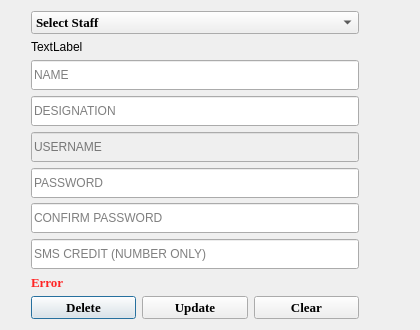
<?xml version="1.0" encoding="UTF-8"?>
<ui version="4.0">
 <class>dialogModifyStaff</class>
 <widget class="QDialog" name="dialogModifyStaff">
  <property name="windowModality">
   <enum>Qt::WindowModal</enum>
  </property>
  <property name="geometry">
   <rect>
    <x>0</x>
    <y>0</y>
    <width>420</width>
    <height>330</height>
   </rect>
  </property>
  <property name="minimumSize">
   <size>
    <width>420</width>
    <height>330</height>
   </size>
  </property>
  <property name="maximumSize">
   <size>
    <width>420</width>
    <height>330</height>
   </size>
  </property>
  <property name="windowTitle">
   <string>MODIFY STAFF</string>
  </property>
  <property name="windowIcon">
   <iconset resource="custom.qrc">
    <normaloff>:/icons/images/icons/edit_staff.png</normaloff>:/icons/images/icons/edit_staff.png</iconset>
  </property>
  <property name="styleSheet">
   <string notr="true"/>
  </property>
  <layout class="QHBoxLayout" name="horizontalLayout">
   <item>
    <layout class="QVBoxLayout" name="verticalLayout_2">
     <property name="leftMargin">
      <number>20</number>
     </property>
     <property name="rightMargin">
      <number>50</number>
     </property>
     <item>
      <widget class="QComboBox" name="comboBoxAllStaffUsername">
       <property name="font">
        <font>
         <family>Times New Roman</family>
         <pointsize>10</pointsize>
         <weight>75</weight>
         <bold>true</bold>
        </font>
       </property>
       <item>
        <property name="text">
         <string>Select Staff</string>
        </property>
       </item>
      </widget>
     </item>
     <item>
      <widget class="QLabel" name="labelDbId">
       <property name="text">
        <string>TextLabel</string>
       </property>
      </widget>
     </item>
     <item>
      <widget class="QLineEdit" name="lineEditName">
       <property name="minimumSize">
        <size>
         <width>0</width>
         <height>30</height>
        </size>
       </property>
       <property name="whatsThis">
        <string>First Name</string>
       </property>
       <property name="autoFillBackground">
        <bool>false</bool>
       </property>
       <property name="maxLength">
        <number>20</number>
       </property>
       <property name="placeholderText">
        <string>NAME</string>
       </property>
      </widget>
     </item>
     <item>
      <widget class="QLineEdit" name="lineEditDesignation">
       <property name="minimumSize">
        <size>
         <width>0</width>
         <height>30</height>
        </size>
       </property>
       <property name="placeholderText">
        <string>DESIGNATION</string>
       </property>
      </widget>
     </item>
     <item>
      <widget class="QLineEdit" name="lineEditUsername">
       <property name="enabled">
        <bool>false</bool>
       </property>
       <property name="minimumSize">
        <size>
         <width>0</width>
         <height>30</height>
        </size>
       </property>
       <property name="maxLength">
        <number>20</number>
       </property>
       <property name="placeholderText">
        <string>USERNAME</string>
       </property>
      </widget>
     </item>
     <item>
      <widget class="QLineEdit" name="lineEditPassword1">
       <property name="minimumSize">
        <size>
         <width>0</width>
         <height>30</height>
        </size>
       </property>
       <property name="maxLength">
        <number>20</number>
       </property>
       <property name="echoMode">
        <enum>QLineEdit::Password</enum>
       </property>
       <property name="placeholderText">
        <string>PASSWORD</string>
       </property>
      </widget>
     </item>
     <item>
      <widget class="QLineEdit" name="lineEditPassword2">
       <property name="minimumSize">
        <size>
         <width>0</width>
         <height>30</height>
        </size>
       </property>
       <property name="maxLength">
        <number>20</number>
       </property>
       <property name="echoMode">
        <enum>QLineEdit::Password</enum>
       </property>
       <property name="placeholderText">
        <string>CONFIRM PASSWORD</string>
       </property>
      </widget>
     </item>
     <item>
      <widget class="QLineEdit" name="lineEditSmsCredits">
       <property name="minimumSize">
        <size>
         <width>0</width>
         <height>30</height>
        </size>
       </property>
       <property name="placeholderText">
        <string>SMS CREDIT (NUMBER ONLY)</string>
       </property>
      </widget>
     </item>
     <item>
      <widget class="QLabel" name="labelError">
       <property name="font">
        <font>
         <family>Times New Roman</family>
         <pointsize>10</pointsize>
         <weight>75</weight>
         <bold>true</bold>
        </font>
       </property>
       <property name="styleSheet">
        <string notr="true">#labelError{color:#FF2525;}</string>
       </property>
       <property name="text">
        <string>Error</string>
       </property>
      </widget>
     </item>
     <item>
      <layout class="QHBoxLayout" name="horizontalLayout_3">
       <item>
        <widget class="QPushButton" name="pushButtonDelete">
         <property name="font">
          <font>
           <family>Times New Roman</family>
           <pointsize>10</pointsize>
           <weight>75</weight>
           <bold>true</bold>
          </font>
         </property>
         <property name="text">
          <string>Delete</string>
         </property>
        </widget>
       </item>
       <item>
        <widget class="QPushButton" name="pushButtonSave">
         <property name="font">
          <font>
           <family>Times New Roman</family>
           <pointsize>10</pointsize>
           <weight>75</weight>
           <bold>true</bold>
          </font>
         </property>
         <property name="text">
          <string>Update</string>
         </property>
        </widget>
       </item>
       <item>
        <widget class="QPushButton" name="pushButtonClear">
         <property name="font">
          <font>
           <family>Times New Roman</family>
           <pointsize>10</pointsize>
           <weight>75</weight>
           <bold>true</bold>
          </font>
         </property>
         <property name="text">
          <string>Clear</string>
         </property>
        </widget>
       </item>
      </layout>
     </item>
    </layout>
   </item>
  </layout>
 </widget>
 <resources>
  <include location="custom.qrc"/>
 </resources>
 <connections/>
</ui>
